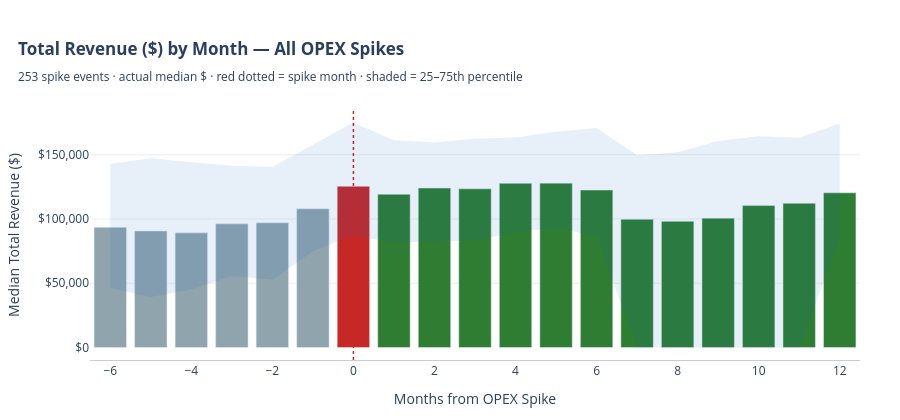

The notebook cell saved with this chart:
### Code cell
if len(rev_spike_df) == 0:
    print("No spike revenue data to plot.")
else:
    agg = (
        rev_spike_df.groupby('months_from_spike')['total_income']
        .agg(median='median',
             q25=lambda s: s.quantile(0.25),
             q75=lambda s: s.quantile(0.75),
             n='count')
        .reset_index()
    )

    bar_colors = [
        '#C62828' if x == 0 else ('#2E7D32' if x > 0 else '#90A4AE')
        for x in agg['months_from_spike']
    ]

    fig = go.Figure()

    # IQR band
    x = agg['months_from_spike']
    fig.add_trace(go.Scatter(
        x=list(x) + list(x[::-1]),
        y=list(agg['q75']) + list(agg['q25'][::-1]),
        fill='toself', fillcolor='#1565C0', opacity=0.10,
        line=dict(width=0), showlegend=False, hoverinfo='skip',
    ))

    # Median bars
    fig.add_trace(go.Bar(
        x=x,
        y=agg['median'],
        marker_color=bar_colors,
        hovertemplate='M%{x}<br>Median total revenue: $%{y:,.0f}<extra></extra>',
    ))

    fig.add_vline(x=0, line=dict(color='#C62828', dash='dot', width=1.5))

    n_spikes_used = rev_spike_df.groupby(['site_key', 'spike_date']).ngroups
    fig.update_layout(
        title=dict(
            text=('<b>Total Revenue ($) by Month — All OPEX Spikes</b>'
                  f'<br><sub>{n_spikes_used} spike events · actual median $ · ' 
                  'red dotted = spike month · shaded = 25–75th percentile</sub>'),
            x=0.02, xanchor='left',
        ),
        xaxis_title='Months from OPEX Spike',
        yaxis_title='Median Total Revenue ($)',
        yaxis=dict(tickprefix='$', tickformat=',.0f', gridcolor='#EEE'),
        xaxis=dict(showgrid=False, showline=True, linecolor='#CCC'),
        plot_bgcolor='white',
        showlegend=False,
        height=420,
        margin=dict(l=90, r=40, t=110, b=60),
    )
    fig.show()

### Figure 1 — Plotly figure (JSON) as saved in the notebook; plotly's stock layout.template omitted (floating-point values rounded to 4 significant figures)
{"data": [{"fill": "toself", "fillcolor": "#1565C0", "hoverinfo": "skip", "line": {"width": 0}, "opacity": 0.1, "showlegend": false, "type": "scatter", "x": [-6, -5, -4, -3, -2, -1, 0, 1, 2, 3, 4, 5, 6, 7, 8, 9, 10, 11, 12, 12, 11, 10, 9, 8, 7, 6, 5, 4, 3, 2, 1, 0, -1, -2, -3, -4, -5, -6], "y": [142800.0, 147200.0, 144100.0, 141400.0, 140500.0, 157500.0, 175100.0, 161300.0, 159600.0, 162500.0, 163400.0, 167800.0, 170700.0, 149500.0, 152000.0, 160700.0, 164300.0, 163200.0, 174300.0, 84660.0, 0, 0, 0, 0, 0, 86350.0, 93100.0, 89870.0, 83200.0, 82570.0, 81600.0, 87320.0, 74950.0, 52730.0, 55710.0, 45090.0, 39300.0, 46450.0]}, {"hovertemplate": "M%{x}<br>Median total revenue: $%{y:,.0f}<extra></extra>", "marker": {"color": ["#90A4AE", "#90A4AE", "#90A4AE", "#90A4AE", "#90A4AE", "#90A4AE", "#C62828", "#2E7D32", "#2E7D32", "#2E7D32", "#2E7D32", "#2E7D32", "#2E7D32", "#2E7D32", "#2E7D32", "#2E7D32", "#2E7D32", "#2E7D32", "#2E7D32"]}, "type": "bar", "x": [-6, -5, -4, -3, -2, -1, 0, 1, 2, 3, 4, 5, 6, 7, 8, 9, 10, 11, 12], "y": [93510.0, 90690.0, 89200.0, 96200.0, 97000.0, 107900.0, 125400.0, 119100.0, 124000.0, 123400.0, 127700.0, 127900.0, 122500.0, 99720.0, 98170.0, 100600.0, 110400.0, 112200.0, 120300.0]}], "layout": {"height": 420, "margin": {"b": 60, "l": 90, "r": 40, "t": 110}, "plot_bgcolor": "white", "shapes": [{"line": {"color": "#C62828", "dash": "dot", "width": 1.5}, "type": "line", "x0": 0, "x1": 0, "xref": "x", "y0": 0, "y1": 1, "yref": "y domain"}], "showlegend": false, "title": {"text": "<b>Total Revenue ($) by Month — All OPEX Spikes</b><br><sub>253 spike events · actual median $ · red dotted = spike month · shaded = 25–75th percentile</sub>", "x": 0.02, "xanchor": "left"}, "xaxis": {"linecolor": "#CCC", "showgrid": false, "showline": true, "title": {"text": "Months from OPEX Spike"}}, "yaxis": {"gridcolor": "#EEE", "tickformat": ",.0f", "tickprefix": "$", "title": {"text": "Median Total Revenue ($)"}}}}
